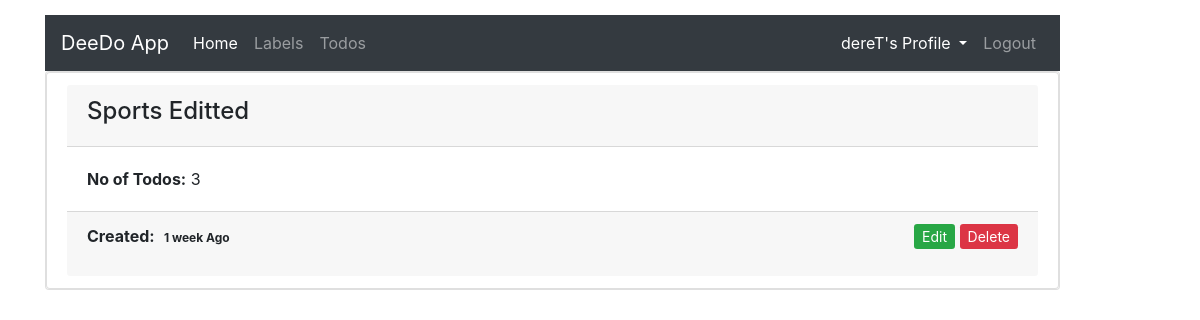
The app's page /label/1/ (signed in) with its own data.
### todos/models.py (models this page shows, shortened)
class Label(models.Model):
    title = models.CharField(max_length=100)
    created_on = models.DateTimeField(auto_now_add=True)
    updated_on = models.DateTimeField(auto_now=True)
    status = models.BooleanField(default=1)
    owner = models.ForeignKey(User, on_delete=models.CASCADE, default=1)

### todos/views.py (the view)
# urls.py: path('label/<int:pk>/', LabelDetail.as_view(), name="todos-label-detail"),
class LabelDetail(LoginRequiredMixin,DetailView):
    model = Label
    def get_queryset(self):
        return Label.objects.filter(owner=self.request.user)

### templates/todos/label_detail.html (shortened to what this page needs)
{% extends 'base.html' %}
{% block contents %}
  {% if object %}
    <ul class="list-group card">
        <li class="list-group-item">
            <div class="card-header">
                  <h4> {{object.title}} </h4>
            </div>
            <div class="col_md_2_list card-body">
               <b>No of Todos:</b> {{object.todo_set.count}}
            </div>
            <div class="card-footer">
                <div class="cont_text_date">
                    <p>
                        <span>
                        <b>Created:</b>
                        <span class="badge badge-default">{{object.created_on|timesince}} Ago</span>
                        </span>
                        <span class="float-right">
                            <a href="{% url 'todos-label-update' object.pk %}" class="btn-success btn-sm">Edit</a>
                            <a href="{% url 'todos-label-delete' object.pk %}" class="btn-danger btn-sm">Delete</a>
                        </span>
                    </p>
                </div>
            </div>
        </li>
    </ul>
{% else %}
    <h5>
        No <b>Todolist</b> Added Yet....
        <a href="{% url 'todos-create-label' %}"> Click me to Add </a>
        New Label to get Started
    </h5>
{% endif %}
{% endblock contents %}

### templates/nav.html (shortened to what this page needs)
<nav class="navbar navbar-expand-lg navbar-dark bg-dark">
  <a class="navbar-brand" href="{% url 'todos-list' %}">DeeDo App</a>
  <div class="collapse navbar-collapse" id="navbarSupportedContent">
    {% if user.is_authenticated %}
          <ul class="navbar-nav mr-auto">
              <li class="nav-item active">
                <a class="nav-link" href="{% url 'todos-list' %}">Home <span class="sr-only">(current)</span></a>
              </li>
              <li class="nav-item"><a class="nav-link" href="{% url 'todos-label-list' %}">Labels</a></li>
              <li class="nav-item"><a class="nav-link" href="{% url 'todos-list' %}">Todos</a></li>
          </ul>
    {% else %}
        <ul class="navbar-nav mr-auto">
          <li class="nav-item"><a class="nav-link" href="{% url 'account-login' %}">Login</a></li>
          <li class="nav-item"><a class="nav-link" href="{% url 'account-register' %}">Register</a></li>
        </ul>
    {% endif %}
    {% if user.is_authenticated %}
      <ul class="navbar-nav my-2 my-lg-0">
          <li class="nav-item active dropdown">
            <a class="nav-link dropdown-toggle" href="#" id="navbarDropdown" role="button" data-toggle="dropdown" aria-haspopup="true" aria-expanded="false">
             {{user.username}}'s Profile
            </a>
          </li>
         <li class="nav-item ">
              <a class="nav-link" href="{% url 'account-logout' %}">Logout <span class="sr-only">(current)</span></a>
        </li>
    </ul>
    {% endif %}
  </div>
</nav>

### records on screen
Label: title "Sports Editted", todo_set.count "3", created_on "1 week"

### other values on screen
{{ user.username }} "dereT"
